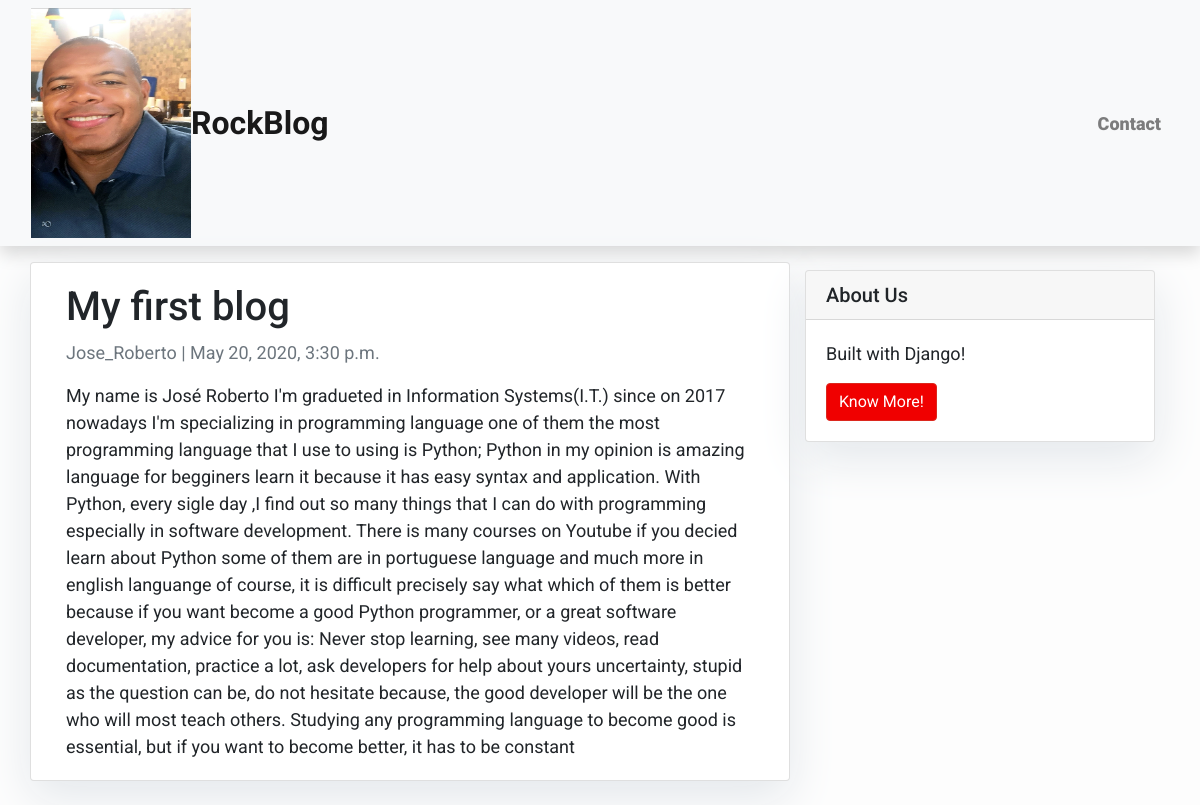
The page /my-first-blog-post on the database its author committed.
### blog/models.py (models this page shows)
class Post(models.Model):
    title = models.CharField(max_length=200, unique=True)
    slug = models.SlugField(max_length=200, unique=True)
    author = models.ForeignKey(User, on_delete=models.CASCADE, related_name='blog_post')
    update_on = models.DateTimeField(auto_now=True)
    content = models.TextField()
    created_on = models.DateTimeField(auto_now_add=True)
    status = models.IntegerField(choices=STATUS, default=0)

### blog/views.py (the view)
# urls.py: path('<slug:slug>', views.PostDetail.as_view(), name='post_detail'),
class PostDetail(generic.DetailView):
    model = Post
    template_name = 'blog/post_detail.html'

### blog/templates/blog/post_detail.html
{% extends 'blog/base.html' %}
{% block content %}
<div class="container">
    <div class="row">
        <div class="col-md-8 card mb-4 mt-3 left top">
            <div class="card-body">
                <h1>{% block title %} {{ object.title }} {% endblock title %}</h1>
                <p class="text-muted"> {{ post.author }} | {{ post.created_on }} </p>
                <p class="card-text"> {{ object.content }}</p>
            </div>
        </div>
        {% block sidebar %} {% include 'blog/sidebar.html' %} {% endblock sidebar %}
    </div>
</div>
{% endblock content %}

### blog/templates/blog/base.html (style rules this page uses)
body { font-family: "Roboto", sans-serif; font-size: 18px; background-color: #fdfdfd; }

### blog/templates/blog/sidebar.html (style rules this page uses)
.card { box-shadow: 0 16px 48px #E3E7EB; }

### rows shown on the page
Post: title "My first blog", author "Jose_Roberto", created_on "May 20, 2020, 3:30 p.m.", content "My name is José Roberto I'm gradueted in Information Systems(I.T.) since on 2017 nowadays I'm specializing in programming language one of them the most programming language that I use to using is Python; Python in my opinion is amazing language for begginers learn it because it has easy syntax and application. With Python, every sigle day ,I find out so many things that I can do with programming especially in software development. There is many courses on Youtube if you decied learn about Python some of them are in portuguese language and much more in english languange of course, it is difficult precisely say what which of them is better because if you want become a good Python programmer,…"
